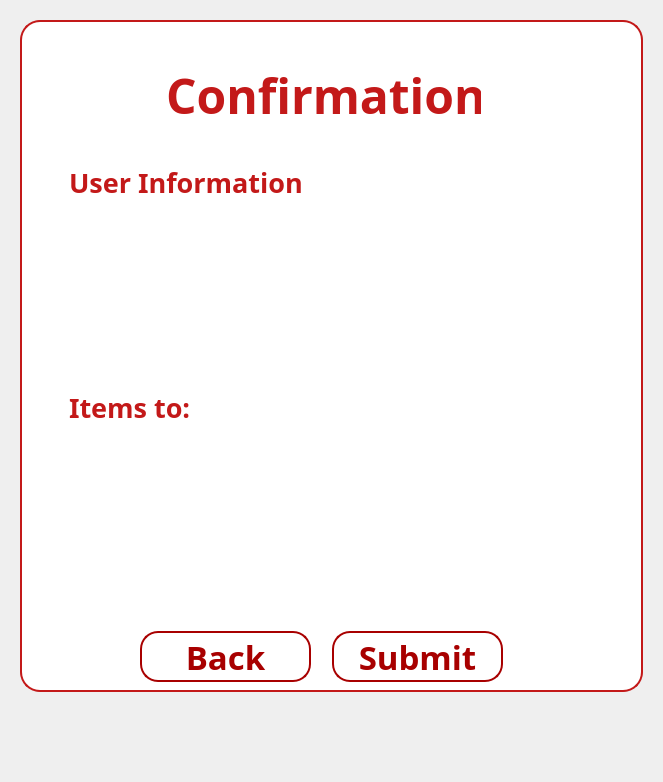
          <widget class="QWidget" name="page_6">
           <layout class="QGridLayout" name="gridLayout_26">
            <item row="0" column="0">
             <widget class="QFrame" name="confirmation_page">
              <property name="frameShape">
               <enum>QFrame::NoFrame</enum>
              </property>
              <property name="frameShadow">
               <enum>QFrame::Raised</enum>
              </property>
              <layout class="QGridLayout" name="gridLayout_25">
               <item row="0" column="0">
                <widget class="QFrame" name="confirmation_frame">
                 <property name="sizePolicy">
                  <sizepolicy hsizetype="Expanding" vsizetype="Expanding">
                   <horstretch>0</horstretch>
                   <verstretch>0</verstretch>
                  </sizepolicy>
                 </property>
                 <property name="minimumSize">
                  <size>
                   <width>623</width>
                   <height>672</height>
                  </size>
                 </property>
                 <property name="maximumSize">
                  <size>
                   <width>623</width>
                   <height>672</height>
                  </size>
                 </property>
                 <property name="font">
                  <font>
                   <pointsize>30</pointsize>
                  </font>
                 </property>
                 <property name="styleSheet">
                  <string notr="true">QFrame#confirmation_frame {
	background-color: rgb(255, 255, 255);
	border: 2px solid rgb(195, 25, 25);
	border-radius: 20px;
}</string>
                 </property>
                 <property name="frameShape">
                  <enum>QFrame::NoFrame</enum>
                 </property>
                 <property name="frameShadow">
                  <enum>QFrame::Raised</enum>
                 </property>
                 <widget class="QFrame" name="confirmation_text_frame">
                  <property name="geometry">
                   <rect>
                    <x>137</x>
                    <y>33</y>
                    <width>324</width>
                    <height>84</height>
                   </rect>
                  </property>
                  <property name="frameShape">
                   <enum>QFrame::NoFrame</enum>
                  </property>
                  <property name="frameShadow">
                   <enum>QFrame::Raised</enum>
                  </property>
                  <layout class="QFormLayout" name="formLayout_9">
                   <item row="0" column="0">
                    <widget class="QLabel" name="confirmation_text">
                     <property name="maximumSize">
                      <size>
                       <width>16777215</width>
                       <height>16777215</height>
                      </size>
                     </property>
                     <property name="font">
                      <font>
                       <family>Nunito ExtraBold</family>
                       <pointsize>36</pointsize>
                       <weight>75</weight>
                       <bold>true</bold>
                      </font>
                     </property>
                     <property name="styleSheet">
                      <string notr="true">color: rgb(195, 25, 25);</string>
                     </property>
                     <property name="text">
                      <string>Confirmation</string>
                     </property>
                    </widget>
                   </item>
                  </layout>
                 </widget>
                 <widget class="QFrame" name="userinfo_frame">
                  <property name="geometry">
                   <rect>
                    <x>40</x>
                    <y>142</y>
                    <width>242</width>
                    <height>41</height>
                   </rect>
                  </property>
                  <property name="font">
                   <font>
                    <pointsize>7</pointsize>
                   </font>
                  </property>
                  <property name="styleSheet">
                   <string notr="true">color: rgb(195, 25, 25);</string>
                  </property>
                  <property name="frameShape">
                   <enum>QFrame::NoFrame</enum>
                  </property>
                  <property name="frameShadow">
                   <enum>QFrame::Raised</enum>
                  </property>
                  <layout class="QFormLayout" name="formLayout_10">
                   <item row="0" column="0">
                    <widget class="QLabel" name="userinfo_text">
                     <property name="font">
                      <font>
                       <family>Nunito ExtraBold</family>
                       <pointsize>20</pointsize>
                       <weight>75</weight>
                       <bold>true</bold>
                      </font>
                     </property>
                     <property name="text">
                      <string>User Information</string>
                     </property>
                    </widget>
                   </item>
                  </layout>
                 </widget>
                 <widget class="QFrame" name="Itemsto_frame">
                  <property name="geometry">
                   <rect>
                    <x>40</x>
                    <y>367</y>
                    <width>231</width>
                    <height>41</height>
                   </rect>
                  </property>
                  <property name="frameShape">
                   <enum>QFrame::NoFrame</enum>
                  </property>
                  <property name="frameShadow">
                   <enum>QFrame::Raised</enum>
                  </property>
                  <layout class="QFormLayout" name="formLayout_11">
                   <item row="0" column="0">
                    <widget class="QLabel" name="items_to_text">
                     <property name="font">
                      <font>
                       <family>Nunito ExtraBold</family>
                       <pointsize>20</pointsize>
                       <weight>75</weight>
                       <bold>true</bold>
                      </font>
                     </property>
                     <property name="styleSheet">
                      <string notr="true">color: rgb(195, 25, 25);</string>
                     </property>
                     <property name="text">
                      <string>Items to:</string>
                     </property>
                    </widget>
                   </item>
                  </layout>
                 </widget>
                 <widget class="QPushButton" name="submit_confirmation">
                  <property name="enabled">
                   <bool>true</bool>
                  </property>
                  <property name="geometry">
                   <rect>
                    <x>312</x>
                    <y>611</y>
                    <width>171</width>
                    <height>51</height>
                   </rect>
                  </property>
                  <property name="font">
                   <font>
                    <family>Nunito ExtraBold</family>
                    <pointsize>25</pointsize>
                    <weight>75</weight>
                    <bold>true</bold>
                   </font>
                  </property>
                  <property name="accessibleName">
                   <string/>
                  </property>
                  <property name="styleSheet">
                   <string notr="true">QPushButton {
    border: 2px solid #a80000;
    border-radius: 18px;
    padding: 8px 20px;
    min-width: 80px;
}
QPushButton#submit_confirmation {
    background-color: #ffffff;
    color: #a80000;
}</string>
                  </property>
                  <property name="text">
                   <string>Submit</string>
                  </property>
                  <property name="default">
                   <bool>false</bool>
                  </property>
                  <property name="flat">
                   <bool>false</bool>
                  </property>
                 </widget>
                 <widget class="QPushButton" name="back_confirmation">
                  <property name="enabled">
                   <bool>true</bool>
                  </property>
                  <property name="geometry">
                   <rect>
                    <x>120</x>
                    <y>611</y>
                    <width>171</width>
                    <height>51</height>
                   </rect>
                  </property>
                  <property name="font">
                   <font>
                    <family>Nunito ExtraBold</family>
                    <pointsize>25</pointsize>
                    <weight>75</weight>
                    <bold>true</bold>
                   </font>
                  </property>
                  <property name="accessibleName">
                   <string/>
                  </property>
                  <property name="styleSheet">
                   <string notr="true">QPushButton {
    border: 2px solid #a80000;
    border-radius: 18px;
    padding: 8px 20px;
    min-width: 80px;
}
QPushButton#back_confirmation {
    background-color: #ffffff;
    color: #a80000;
}</string>
                  </property>
                  <property name="text">
                   <string>Back</string>
                  </property>
                  <property name="default">
                   <bool>false</bool>
                  </property>
                  <property name="flat">
                   <bool>false</bool>
                  </property>
                 </widget>
                </widget>
               </item>
               <item row="1" column="0">
                <spacer name="verticalSpacer_4">
                 <property name="orientation">
                  <enum>Qt::Vertical</enum>
                 </property>
                 <property name="sizeType">
                  <enum>QSizePolicy::Fixed</enum>
                 </property>
                 <property name="sizeHint" stdset="0">
                  <size>
                   <width>20</width>
                   <height>70</height>
                  </size>
                 </property>
                </spacer>
               </item>
              </layout>
             </widget>
            </item>
           </layout>
          </widget>
